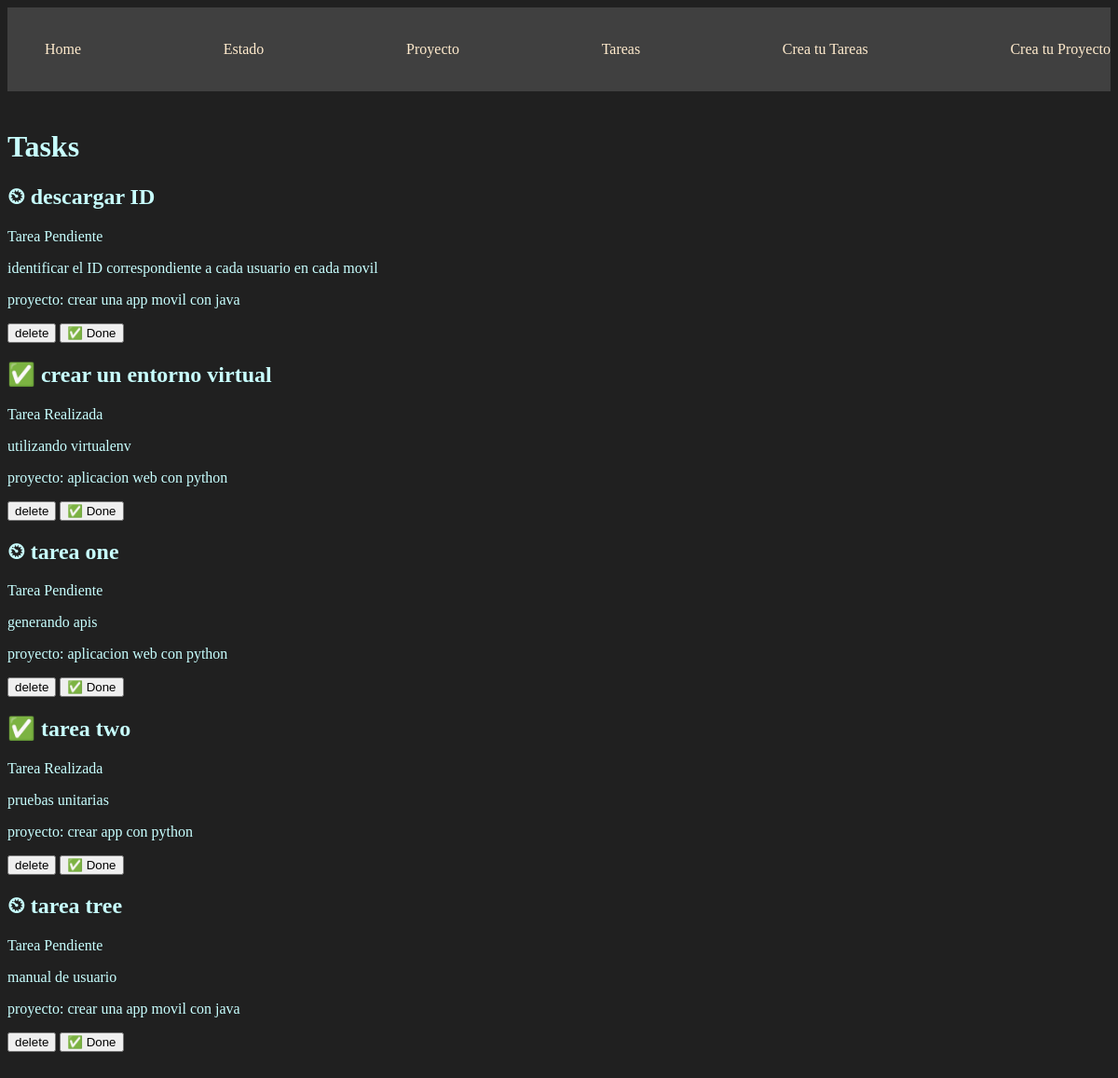
The page /tasks/ on the database as committed earlier.
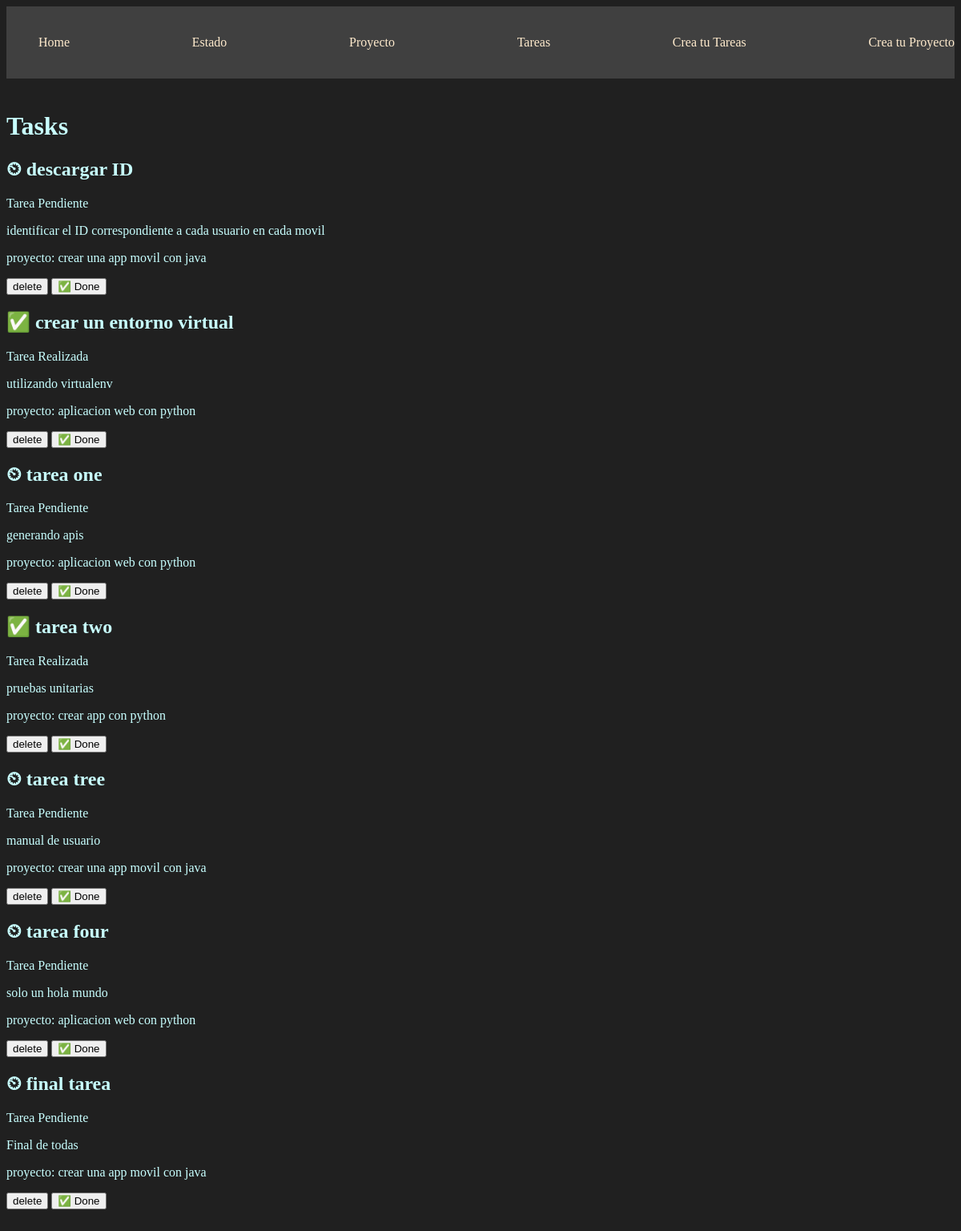
The same page on the database as committed later.
### store/models.py (models this page shows, shortened)
class Task(models.Model):
    title = models.CharField(max_length=100)#para un numero de textos permitidos escribir
    description = models.TextField()#para textos mucho mas largos
    Project = models.ForeignKey(Project, on_delete=models.CASCADE)#Aqui se hace la relacion de las dos clases o mejor dicho de las dos tablas
    done = models.BooleanField(default=False)

class Project(models.Model):
    name = models.CharField(max_length=100)

### store/views.py (the view)
# urls.py: path('tasks/', views.tasks, name='tasks'),#ademas el "name" ayuda por si llego en algun momento a cambiar la url pues con solo el name no pasa nada asi se cambie el nombre de la ruta que tenga o cambi
def tasks(request):#se recibe un id mediante la url que es recibido como un parametro en esta funcion
    tasks = Task.objects.all()
    return render(request, 'tasks/task.html', {'taske': tasks})

### store/templates/tasks/task.html
{% extends 'layouts/base.html' %}
{% block content%}
<h1>Tasks</h1>
{% for task in taske %}
    <div>
        <h2>{%if task.done == False%} ⏲ {%else%} ✅ {%endif%}  {{task.title}}</h2>
        {%if task.done == False%}
        <p>Tarea Pendiente</p>
        {%else%}
        <p>Tarea Realizada</p>
        {%endif%}
        <p>{{task.description}}</p>
        <p>proyecto: {{task.Project.name}}</p>
        <button>
            delete
        </button>
        <button>
            ✅ Done
        </button>
    </div>
{% endfor %}
{% endblock %}

### store/templates/layouts/base.html (shortened to what this page needs)
{% load static %}
<!DOCTYPE html>
<html lang="en">
<head>
    <link rel="stylesheet" href="{% static '/styles/main.css' %}">
</head>
<body>
    <nav class="navbar container">
    <ul>
        <li>
            <a href="/">Home</a>
        </li>
        <li>
            <a href="/estado">Estado</a>
        </li>
        <li>
            <a href="{% url 'projects' %}">Proyecto</a>
        </li>
        <li>
            <a href="{% url 'tasks' %}">Tareas</a>
        </li>
        <li>
            <a href="{% url 'create_task' %}">Crea tu Tareas</a>
        </li>
        <li>
            <a href="{% url 'create_project' %}">Crea tu Proyecto</a>
        </li>
    </ul>
</nav>
<main class="container">
{% block content %}{% endblock %}
</main>
</body>
</html>

### store/static/styles/main.css (style rules this page uses)
body { background: #202020; color: rgb(200, 255, 255); }
.navbar { background: #404040; padding: 25px ; }
.navbar ul { display: flex; justify-content: space-between; }
.navbar ul li { list-style: none; }
.navbar ul li a { color: blanchedalmond; text-decoration: none; }
.container { max-width: 1900px; margin: auto; padding: 20px 0; }

Rows that differ between the two databases and show on the page:
added Task: title "tarea four", done "Tarea Pendiente", description "solo un hola mundo", Project.name "aplicacion web con python"
added Task: title "final tarea", done "Tarea Pendiente", description "Final de todas", Project.name "crear una app movil con java"
